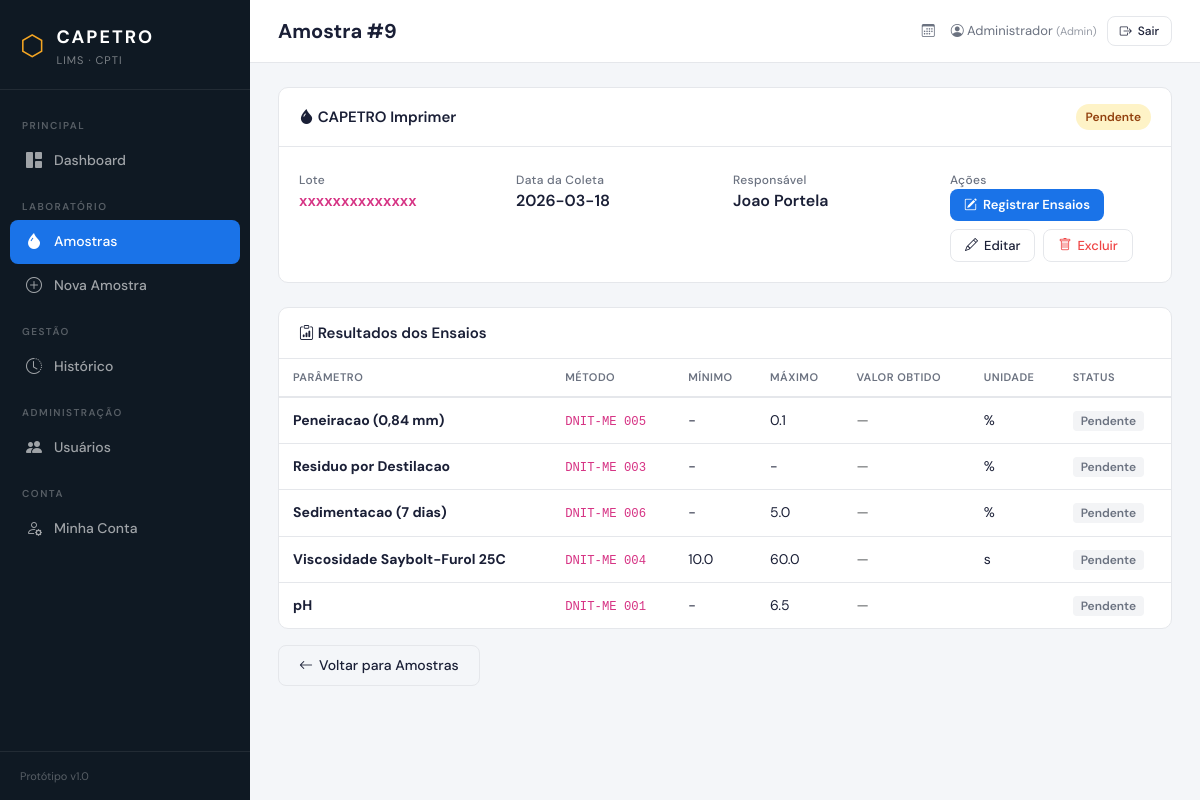
The app's page /amostras/9 (signed in) with its own data.
### tables this page shows
CREATE TABLE amostras (
            id INTEGER PRIMARY KEY AUTOINCREMENT,
            produto_id INTEGER NOT NULL,
            numero_lote TEXT NOT NULL,
            data_coleta TEXT NOT NULL,
            responsavel TEXT NOT NULL,
            status TEXT DEFAULT 'Pendente',
            observacoes TEXT,
            FOREIGN KEY (produto_id) REFERENCES produtos(id)
        );

CREATE TABLE produtos (
            id INTEGER PRIMARY KEY AUTOINCREMENT,
            nome TEXT NOT NULL,
            descricao TEXT,
            tipo TEXT NOT NULL
        );

CREATE TABLE resultados (
            id INTEGER PRIMARY KEY AUTOINCREMENT,
            amostra_id INTEGER NOT NULL,
            parametro_id INTEGER NOT NULL,
            valor_obtido REAL,
            conforme INTEGER,
            data_ensaio TEXT,
            tecnico TEXT,
            FOREIGN KEY (amostra_id) REFERENCES amostras(id),
            FOREIGN KEY (parametro_id) REFERENCES parametros_ensaio(id)
        );

CREATE TABLE parametros_ensaio (
            id INTEGER PRIMARY KEY AUTOINCREMENT,
            produto_id INTEGER NOT NULL,
            nome_parametro TEXT NOT NULL,
            unidade TEXT,
            valor_minimo REAL,
            valor_maximo REAL,
            metodo_ensaio TEXT,
            FOREIGN KEY (produto_id) REFERENCES produtos(id)
        );

### app.py (the view)
@app.route('/amostras/<int:amostra_id>')
@login_required
def detalhe_amostra(amostra_id):
    db = get_db()
    amostra = buscar_amostra(db, amostra_id)
    if not amostra:
        db.close()
        flash('Amostra não encontrada.', 'error')
        return redirect(url_for('listar_amostras'))
    resultados = buscar_resultados(db, amostra_id)
    db.close()
    return render_template('amostras/detalhe.html',
        amostra=amostra,
        resultados=resultados
    )

### app.py (called while the page is built)
def buscar_amostra(db, amostra_id, com_descricao=False):
    campos = 'a.*, p.nome as produto_nome'
    if com_descricao:
        campos += ', p.descricao as produto_descricao'
    return db.execute(f'''
        SELECT {campos}
        FROM amostras a
        JOIN produtos p ON a.produto_id = p.id
        WHERE a.id = ?
    ''', [amostra_id]).fetchone()

def buscar_resultados(db, amostra_id):
    return db.execute('''
        SELECT r.*, pe.nome_parametro, pe.unidade, pe.valor_minimo, pe.valor_maximo, pe.metodo_ensaio
        FROM resultados r
        JOIN parametros_ensaio pe ON r.parametro_id = pe.id
        WHERE r.amostra_id = ?
        ORDER BY pe.nome_parametro
    ''', [amostra_id]).fetchall()

@app.before_request
def before_request():
    if not os.path.exists('capetro_lims.db'):
        init_db()
        seed_data()

def login_required(f):
    @wraps(f)
    def decorated(*args, **kwargs):
        if 'usuario_id' not in session:
            flash('Faça login para acessar o sistema.', 'error')
            return redirect(url_for('login'))
        return f(*args, **kwargs)
    return decorated

### database.py (called while the page is built)
def get_db():
    db = sqlite3.connect(DATABASE)
    db.row_factory = sqlite3.Row
    db.execute("PRAGMA foreign_keys = ON")
    return db

### templates/amostras/detalhe.html (shortened to what this page needs)
{% extends "base.html" %}
{% block page_title %}Amostra #{{ amostra.id }}{% endblock %}
{% block content %}
<div class="card-panel mb-4">
    <div class="card-panel-header">
        <h3><i class="bi bi-droplet-fill"></i> {{ amostra.produto_nome }}</h3>
        <span class="badge-status {{ amostra.status|lower }}">{{ amostra.status }}</span>
    </div>
    <div class="card-panel-body">
        <div class="row g-3">
            <div class="col-md-3">
                <div class="metric-label">Lote</div>
                <div style="font-weight: 600;"><code>{{ amostra.numero_lote }}</code></div>
            </div>
            <div class="col-md-3">
                <div class="metric-label">Data da Coleta</div>
                <div style="font-weight: 600;">{{ amostra.data_coleta }}</div>
            </div>
            <div class="col-md-3">
                <div class="metric-label">Responsável</div>
                <div style="font-weight: 600;">{{ amostra.responsavel }}</div>
            </div>
            <div class="col-md-3">
                <div class="metric-label">Ações</div>
                <div class="d-flex gap-2 flex-wrap">
                    {% if amostra.status == 'Pendente' %}
                    <a href="{{ url_for('registrar_ensaios', amostra_id=amostra.id) }}" class="btn-brand" style="padding: 6px 14px; font-size: 13px;">
                        <i class="bi bi-pencil-square"></i> Registrar Ensaios
                    </a>
                    {% else %}
                    <a href="{{ url_for('gerar_laudo', amostra_id=amostra.id) }}" class="btn-brand" style="padding: 6px 14px; font-size: 13px;" target="_blank">
                        <i class="bi bi-file-earmark-pdf"></i> Ver Laudo
                    </a>
                    {% endif %}
                    <a href="{{ url_for('editar_amostra', amostra_id=amostra.id) }}" class="btn-outline" style="padding: 6px 14px; font-size: 13px;">
                        <i class="bi bi-pencil"></i> Editar
                    </a>
                    {% if session.get('usuario_perfil') in ['coordenador', 'gerente', 'admin'] %}
                    <form method="POST" action="{{ url_for('excluir_amostra', amostra_id=amostra.id) }}" style="display:inline;"
                          onsubmit="return confirm('Tem certeza que deseja excluir esta amostra? Todos os resultados serão perdidos.');">
                        <button type="submit" class="btn-outline" style="padding: 6px 14px; font-size: 13px; color: var(--danger);">
                            <i class="bi bi-trash"></i> Excluir
                        </button>
                    </form>
                    {% endif %}
                </div>
            </div>
        </div>
    </div>
</div>
<div class="card-panel">
    <div class="card-panel-header">
        <h3><i class="bi bi-clipboard-data"></i> Resultados dos Ensaios</h3>
    </div>
    <div class="card-panel-body p-0">
        <table class="table-clean">
            <thead>
                <tr>
                    <th>Parâmetro</th>
                    <th>Método</th>
                    <th>Mínimo</th>
                    <th>Máximo</th>
                    <th>Valor Obtido</th>
                    <th>Unidade</th>
                    <th>Status</th>
                </tr>
            </thead>
            <tbody>
                {% for r in resultados %}
                <tr>
                    <td><strong>{{ r.nome_parametro }}</strong></td>
                    <td><code>{{ r.metodo_ensaio or '-' }}</code></td>
                    <td>{{ r.valor_minimo if r.valor_minimo is not none else '-' }}</td>
                    <td>{{ r.valor_maximo if r.valor_maximo is not none else '-' }}</td>
                    <td>
                        {% if r.valor_obtido is not none %}
                            <strong>{{ r.valor_obtido }}</strong>
                        {% else %}
                            <span class="text-muted">—</span>
                        {% endif %}
                    </td>
                    <td>{{ r.unidade or '' }}</td>
                    <td>
                        {% if r.conforme is none %}
                            <span class="badge-pendente-sm">Pendente</span>
                        {% elif r.conforme %}
                            <span class="badge-conforme">Conforme</span>
                        {% else %}
                            <span class="badge-nconforme">Não conforme</span>
                        {% endif %}
                    </td>
                </tr>
                {% endfor %}
            </tbody>
        </table>
    </div>
</div>
<div class="mt-3">
    <a href="{{ url_for('listar_amostras') }}" class="btn-outline">
        <i class="bi bi-arrow-left"></i> Voltar para Amostras
    </a>
</div>
{% endblock %}

### static/css/style.css (style rules this page uses)
:root { --brand-dark: #0f1923; --brand-primary: #1a73e8; --brand-accent: #f5a623; --sidebar-bg: #0f1923; --sidebar-width: 250px; --surface: #ffffff; --surface-alt: #f4f6f9; --text-primary: #1a1f36; --text-secondary: #6b7280; --border: #e5e7eb; --success: #10b981; --danger: #ef4444; --warning: #f59e0b; --radius: 10px; }
* { margin: 0; padding: 0; box-sizing: border-box; }
body { font-family: 'DM Sans', -apple-system, sans-serif; background: var(--surface-alt); color: var(--text-primary); display: flex; min-height: 100vh; }
.metric-label { font-size: 12px; font-weight: 500; color: var(--text-secondary); margin-top: 4px; letter-spacing: 0.3px; }
.card-panel { background: var(--surface); border-radius: var(--radius); border: 1px solid var(--border); overflow: hidden; }
.card-panel-header { padding: 16px 20px; border-bottom: 1px solid var(--border); display: flex; align-items: center; justify-content: space-between; }
.card-panel-header h3 { font-size: 15px; font-weight: 600; margin: 0; }
.card-panel-body { padding: 20px; }
.table-clean { width: 100%; border-collapse: collapse; }
.table-clean thead th { font-size: 11px; font-weight: 600; text-transform: uppercase; letter-spacing: 0.5px; color: var(--text-secondary); padding: 10px 14px; border-bottom: 2px solid var(--border); text-align: left; }
.table-clean tbody td { padding: 12px 14px; font-size: 14px; border-bottom: 1px solid var(--border); vertical-align: middle; }
.table-clean tbody tr:last-child td { border-bottom: none; }
.badge-status { display: inline-flex; align-items: center; gap: 5px; padding: 4px 10px; border-radius: 20px; font-size: 12px; font-weight: 600; }
.badge-status.pendente { background: #fef3c7; color: #92400e; }
.badge-pendente-sm { background: #f3f4f6; color: #6b7280; padding: 2px 8px; border-radius: 4px; font-size: 12px; font-weight: 600; }
.btn-brand { background: var(--brand-primary); color: #fff; border: none; padding: 9px 20px; border-radius: 8px; font-size: 14px; font-weight: 600; font-family: inherit; cursor: pointer; transition: background 0.2s; text-decoration: none; display: inline-flex; align-items: center; gap: 6px; }
.btn-outline { background: transparent; color: var(--text-primary); border: 1px solid var(--border); padding: 9px 20px; border-radius: 8px; font-size: 14px; font-weight: 500; font-family: inherit; cursor: pointer; transition: all 0.2s; text-decoration: none; display: inline-flex; align-items: center; gap: 6px; }

### records on screen
amostras: id "9", status "Pendente", numero_lote "xxxxxxxxxxxxxx", data_coleta "2026-03-18", responsavel "Joao Portela"
produtos: produto_nome "CAPETRO Imprimer"
resultados: nome_parametro "Peneiracao (0,84 mm)", metodo_ensaio "DNIT-ME 005", valor_minimo "-", valor_maximo "0.1", unidade "%"
resultados: nome_parametro "Residuo por Destilacao", metodo_ensaio "DNIT-ME 003", valor_minimo "-", valor_maximo "-", unidade "%"
resultados: nome_parametro "Sedimentacao (7 dias)", metodo_ensaio "DNIT-ME 006", valor_minimo "-", valor_maximo "5.0", unidade "%"
resultados: nome_parametro "Viscosidade Saybolt-Furol 25C", metodo_ensaio "DNIT-ME 004", valor_minimo "10.0", valor_maximo "60.0", unidade "s"
resultados: nome_parametro "pH", metodo_ensaio "DNIT-ME 001", valor_minimo "-", valor_maximo "6.5"

### other values on screen
{{ session.usuario_nome }} "Administrador"
{{ session.get('usuario_perfil', 'tecnico')|capitalize }} "Admin"
